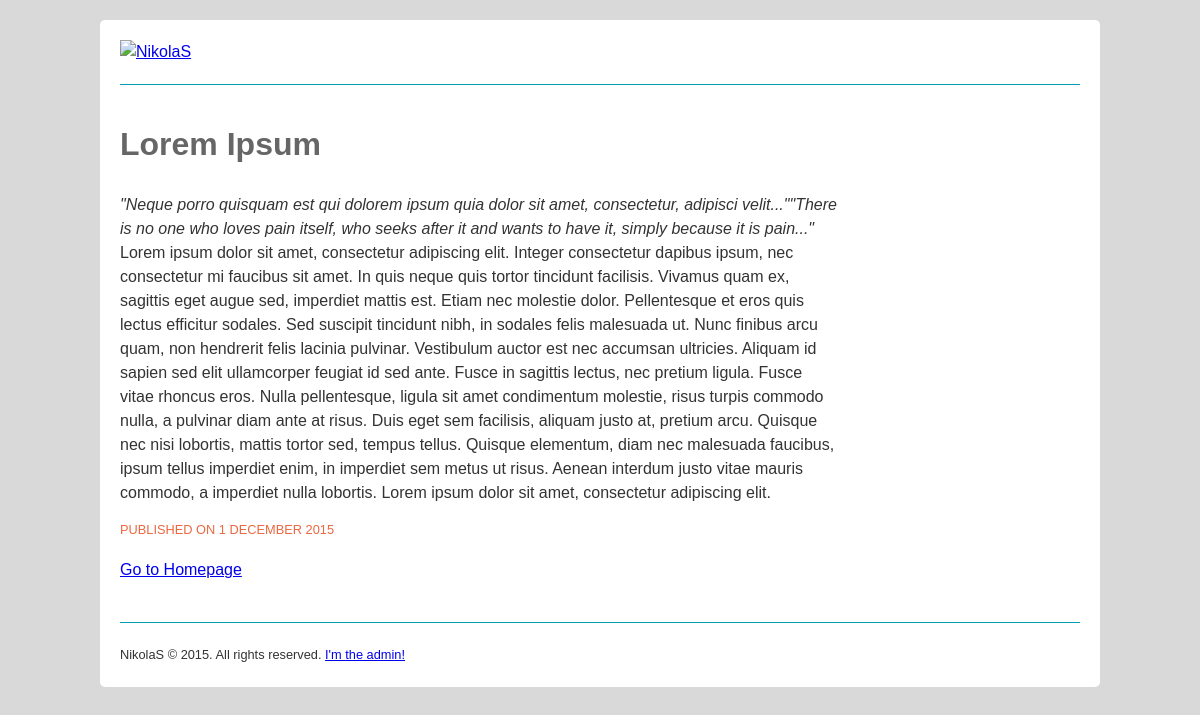
/?action=viewArticle&articleId=1, run on the app's committed database.
### tables this page shows
CREATE TABLE IF NOT EXISTS `articles` (
  `id` smallint(5) unsigned NOT NULL AUTO_INCREMENT,
  `publicationDate` date NOT NULL,
  `title` varchar(255) NOT NULL,
  `summary` text NOT NULL,
  `content` mediumtext NOT NULL,
  PRIMARY KEY (`id`)
);

### classes/Article.php (called while the page is built, shortened)
<?php
class Article
{
  public function __construct( $data=array() ) {
    if ( isset( $data['publicationDate'] ) ) $this->publicationDate = (int) $data['publicationDate'];
    if ( isset( $data['title'] ) ) $this->title = preg_replace ( "/[^\.\,\-\_\'\"\@\?\!\:\$ a-zA-Z0-9()]/", "", $data['title'] );
    if ( isset( $data['summary'] ) ) $this->summary = preg_replace ( "/[^\.\,\-\_\'\"\@\?\!\:\$ a-zA-Z0-9()]/", "", $data['summary'] );
    if ( isset( $data['content'] ) ) $this->content = $data['content'];
  }
  public static function getById( $id ) {
    $conn = new PDO( DB_DSN, DB_USERNAME, DB_PASSWORD );
    $sql = "SELECT *, UNIX_TIMESTAMP(publicationDate) AS publicationDate FROM articles WHERE id = :id";
    $st = $conn->prepare( $sql );
    $st->bindValue( ":id", $id, PDO::PARAM_INT );
    $st->execute();
    $row = $st->fetch();
    if ( $row ) return new Article( $row );
  }
}
?>

### templates/viewArticle.php (the view)
<?php include "templates/include/header.php" ?>
      <h1 style="width: 75%;"><?php echo htmlspecialchars( $results['article']->title )?></h1>
      <div style="width: 75%; font-style: italic;"><?php echo htmlspecialchars( $results['article']->summary )?></div>
      <div style="width: 75%;"><?php echo $results['article']->content?></div>
      <p class="pubDate">Published on <?php echo date('j F Y', $results['article']->publicationDate)?></p>
      <p><a href="./">Go to Homepage</a></p>
<?php include "templates/include/footer.php" ?>

### style.css (style rules this page uses)
body { margin: 0; color: #333; background-color: #D9D9D9; font-family: "Trebuchet MS", Arial, Helvetica, sans-serif; line-height: 1.5em; }
h1 { color: #666666; margin-bottom: 30px; line-height: 1.2em; }
.pubDate { font-size: .8em; color: #eb6841; text-transform: uppercase; }

### data on the page
articles: title "Lorem Ipsum", summary "\"Neque porro quisquam est qui dolorem ipsum quia dolor sit amet, consectetur, adipisci velit...\"\"There is no one who loves pain itself, who seeks after it and wants to have it, simply because it is pain...\"", content "Lorem ipsum dolor sit amet, consectetur adipiscing elit. Integer consectetur dapibus ipsum, nec consectetur mi faucibus sit amet. In quis neque quis tortor tincidunt facilisis. Vivamus quam ex, sagittis eget augue sed, imperdiet mattis est. Etiam nec molestie dolor. Pellentesque et eros quis lectus efficitur sodales. Sed suscipit tincidunt nibh, in sodales felis malesuada ut. Nunc finibus arcu quam, non hendrerit felis lacinia pulvinar. Vestibulum auctor est nec accumsan ultricies. Aliquam id sapien sed elit ullamcorper feugiat id sed ante. Fusce in sagittis lectus, nec pretium ligula. Fusce vitae rhoncus eros. Nulla pellentesque, ligula sit amet condimentum molestie, risus turpis commodo…"

### other printed values
date('j F Y', $results['article']->publicationDate) "1 DECEMBER 2015"
